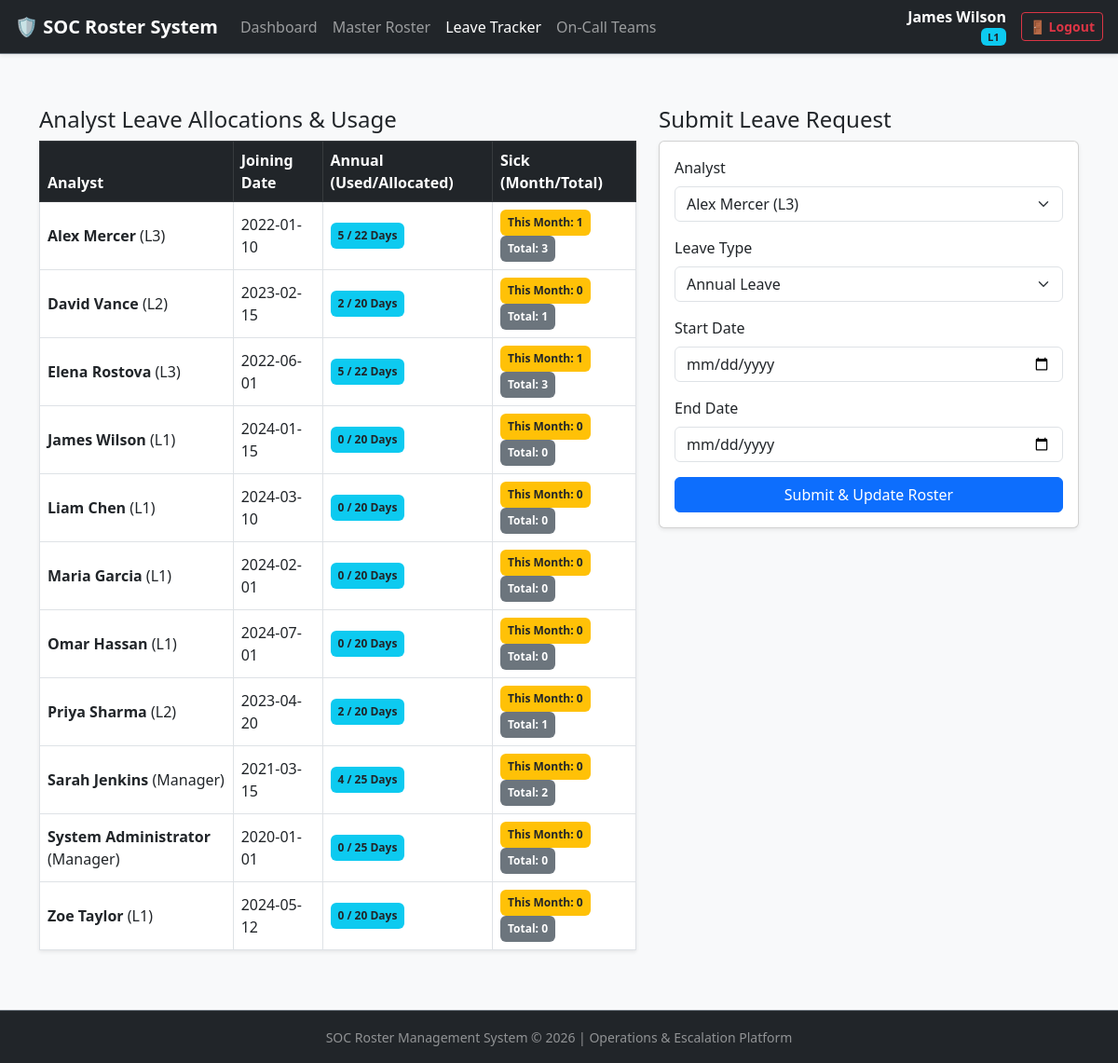
The page /leaves (signed in) on the database its author committed.
### app/models.py (models this page shows, shortened)
class User(UserMixin, db.Model):
    __tablename__ = 'users'
    __table_args__ = {'extend_existing': True}
    id = db.Column(db.Integer, primary_key=True)
    name = db.Column(db.String(100), nullable=False)
    email = db.Column(db.String(120), unique=True, nullable=False)
    password_hash = db.Column(db.String(256), nullable=True)
    phone = db.Column(db.String(20), nullable=True)
    tier = db.Column(db.String(20), nullable=False, default='L1')  # L1, L2, L3, Manager
    joining_date = db.Column(db.Date, nullable=False, default=date.today)
    is_active = db.Column(db.Boolean, default=True, nullable=False)
    role_id = db.Column(db.Integer, db.ForeignKey('roles.id'), nullable=False)
    annual_leave_allocated = db.Column(db.Integer, default=20, nullable=False)
    annual_leave_used = db.Column(db.Integer, default=0, nullable=False)
    sick_leave_monthly_used = db.Column(db.Integer, default=0, nullable=False)
    sick_leave_total_used = db.Column(db.Integer, default=0, nullable=False)
    roster_entries = db.relationship('RosterEntry', backref='user', lazy=True, cascade="all, delete-orphan")
    leave_requests = db.relationship('LeaveRequest', backref='user', lazy=True, cascade="all, delete-orphan")

### app/routes.py (the view)
@main.route('/leaves')
@login_required
def view_leaves():
    users = User.query.filter_by(is_active=True).order_by(User.name).all()
    leave_requests = LeaveRequest.query.order_by(LeaveRequest.created_at.desc()).all()
    return render_template('leave.html', users=users, requests=leave_requests)

### app/models.py (called while the page is built)
@login_manager.user_loader
def load_user(user_id):
    return User.query.get(int(user_id))

### app/templates/leave.html (shortened to what this page needs)
{% extends "base.html" %}
{% block content %}
<div class="container my-4">
    <div class="row">
        <div class="col-md-7 mb-4">
            <h4>Analyst Leave Allocations & Usage</h4>
            <table class="table table-bordered bg-white shadow-sm align-middle">
                <thead class="table-dark">
                    <tr>
                        <th>Analyst</th>
                        <th>Joining Date</th>
                        <th>Annual (Used/Allocated)</th>
                        <th>Sick (Month/Total)</th>
                    </tr>
                </thead>
                <tbody>
                    {% for user in users %}
                    <tr>
                        <td><strong>{{ user.name }}</strong> ({{ user.tier }})</td>
                        <td>{{ user.joining_date }}</td>
                        <td>
                            <span class="badge bg-info text-dark p-2">{{ user.annual_leave_used }} / {{ user.annual_leave_allocated }} Days</span>
                        </td>
                        <td>
                            <span class="badge bg-warning text-dark p-2">This Month: {{ user.sick_leave_monthly_used }}</span>
                            <span class="badge bg-secondary p-2">Total: {{ user.sick_leave_total_used }}</span>
                        </td>
                    </tr>
                    {% endfor %}
                </tbody>
            </table>
        </div>
        <div class="col-md-5">
            <h4>Submit Leave Request</h4>
            <form action="{{ url_for('main.submit_leave') }}" method="POST" class="card card-body shadow-sm">
                <div class="mb-3">
                    <label class="form-label">Analyst</label>
                    <select name="user_id" class="form-select" required>
                        {% for user in users %}
                        <option value="{{ user.id }}">{{ user.name }} ({{ user.tier }})</option>
                        {% endfor %}
                    </select>
                </div>
                <div class="mb-3">
                    <label class="form-label">Leave Type</label>
                    <select name="leave_type" class="form-select" required>
                        <option value="Annual">Annual Leave</option>
                    </select>
                </div>
                <div class="mb-3">
                    <label class="form-label">Start Date</label>
                    <input type="date" name="start_date" class="form-control" required>
                </div>
                <div class="mb-3">
                    <label class="form-label">End Date</label>
                    <input type="date" name="end_date" class="form-control" required>
                </div>
                <button type="submit" class="btn btn-primary">Submit & Update Roster</button>
            </form>
        </div>
    </div>
</div>
{% endblock %}

### app/templates/base.html (shortened to what this page needs)
<!DOCTYPE html>
<html lang="en">
<head>
    <link rel="stylesheet" href="https://cdn.jsdelivr.net/npm/bootstrap@5.3.0/dist/css/bootstrap.min.css">
    <link rel="stylesheet" href="{{ url_for('static', filename='css/style.css') }}">
</head>
<body class="bg-light d-flex flex-column min-vh-100">
    <nav class="navbar navbar-expand-lg navbar-dark bg-dark px-3 shadow-sm border-bottom border-secondary">
        <a class="navbar-brand fw-bold" href="{{ url_for('main.dashboard') }}">🛡️ SOC Roster System</a>
        <div class="collapse navbar-collapse" id="navbarNav">
            {% if current_user.is_authenticated %}
            <ul class="navbar-nav me-auto">
                <li class="nav-item">
                    <a class="nav-link {% if request.endpoint == 'main.dashboard' %}active{% endif %}" href="{{ url_for('main.dashboard') }}">Dashboard</a>
                </li>
                <li class="nav-item">
                    <a class="nav-link {% if request.endpoint == 'main.view_roster' %}active{% endif %}" href="{{ url_for('main.view_roster') }}">Master Roster</a>
                </li>
                <li class="nav-item">
                    <a class="nav-link {% if request.endpoint == 'main.view_leaves' %}active{% endif %}" href="{{ url_for('main.view_leaves') }}">Leave Tracker</a>
                </li>
                <li class="nav-item">
                    <a class="nav-link {% if request.endpoint == 'main.view_oncall' %}active{% endif %}" href="{{ url_for('main.view_oncall') }}">On-Call Teams</a>
                </li>
            </ul>
            <div class="d-flex align-items-center text-white gap-3 ms-auto">
                <div class="text-end lh-sm">
                    <span class="d-block fw-semibold">{{ current_user.name }}</span>
                    <span class="badge bg-info text-dark" style="font-size: 0.7rem;">
                        {{ current_user.tier if current_user.tier else current_user.role.name }}
                    </span>
                </div>
                <a href="{{ url_for('main.logout') }}" class="btn btn-outline-danger btn-sm fw-bold">
                    🚪 Logout
                </a>
            </div>
            {% else %}
            <div class="ms-auto">
                <a href="{{ url_for('main.login') }}" class="btn btn-primary btn-sm fw-bold">Login</a>
            </div>
            {% endif %}
        </div>
    </nav>
    <main class="flex-grow-1">
        {% block content %}{% endblock %}
    </main>
    <footer class="bg-dark text-white-50 text-center py-3 mt-auto border-top border-secondary">
        <small>SOC Roster Management System &copy; 2026 | Operations & Escalation Platform</small>
    </footer>
</body>
</html>

### rows shown on the page
User: name "James Wilson", tier "L1", joining_date "2024-01-15", annual_leave_used "0", annual_leave_allocated "20", sick_leave_monthly_used "0", sick_leave_total_used "0"
User: name "Alex Mercer", tier "L3", joining_date "2022-01-10", annual_leave_used "5", annual_leave_allocated "22", sick_leave_monthly_used "1", sick_leave_total_used "3"
User: name "David Vance", tier "L2", joining_date "2023-02-15", annual_leave_used "2", annual_leave_allocated "20", sick_leave_monthly_used "0", sick_leave_total_used "1"
User: name "Elena Rostova", tier "L3", joining_date "2022-06-01", annual_leave_used "5", annual_leave_allocated "22", sick_leave_monthly_used "1", sick_leave_total_used "3"
User: name "Liam Chen", tier "L1", joining_date "2024-03-10", annual_leave_used "0", annual_leave_allocated "20", sick_leave_monthly_used "0", sick_leave_total_used "0"
User: name "Maria Garcia", tier "L1", joining_date "2024-02-01", annual_leave_used "0", annual_leave_allocated "20", sick_leave_monthly_used "0", sick_leave_total_used "0"
User: name "Omar Hassan", tier "L1", joining_date "2024-07-01", annual_leave_used "0", annual_leave_allocated "20", sick_leave_monthly_used "0", sick_leave_total_used "0"
User: name "Priya Sharma", tier "L2", joining_date "2023-04-20", annual_leave_used "2", annual_leave_allocated "20", sick_leave_monthly_used "0", sick_leave_total_used "1"
User: name "Sarah Jenkins", tier "Manager", joining_date "2021-03-15", annual_leave_used "4", annual_leave_allocated "25", sick_leave_monthly_used "0", sick_leave_total_used "2"
User: name "System Administrator", tier "Manager", joining_date "2020-01-01", annual_leave_used "0", annual_leave_allocated "25", sick_leave_monthly_used "0", sick_leave_total_used "0"
User: name "Zoe Taylor", tier "L1", joining_date "2024-05-12", annual_leave_used "0", annual_leave_allocated "20", sick_leave_monthly_used "0", sick_leave_total_used "0"

### other values the page prints
form field user_id "Alex Mercer (L3)"
